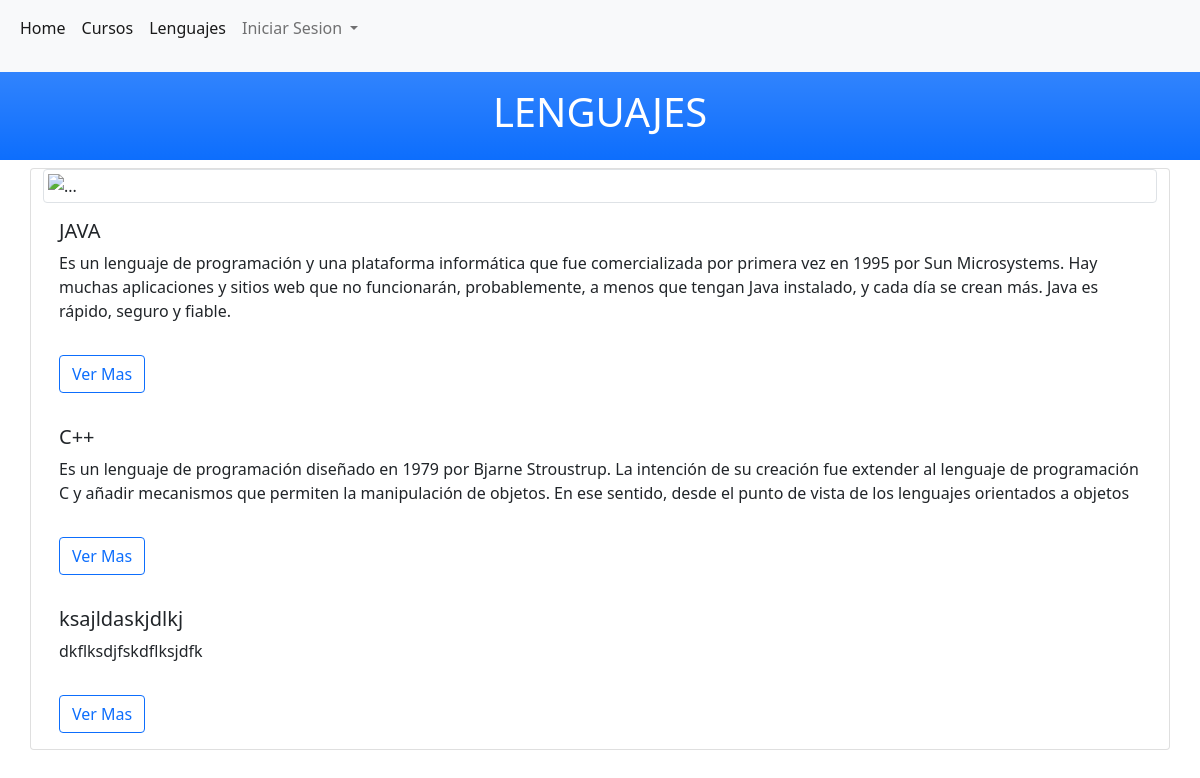
/cursosR/lenguaje/, run on the app's committed database.
### cursosR/models.py (models this page shows, shortened)
class LenguajeM(models.Model):
    Nom_Leng = models.CharField(max_length=20)
    Historia = models.TextField(max_length=300)

### cursosR/views.py (the view)
# urls.py: path('lenguaje/', lenguajePageview.as_view(), name='lenguaje'),
class lenguajePageview(ListView):
    template_name = 'lenguaje.html'
    model = LenguajeM
    context_object_name = 'Todos_Lenguajes'

### cursosR/templates/lenguaje.html
{% extends 'base.html' %}{% load static %}
{% block content %}
    <div class="p-3 mb-2 bg-primary bg-gradient text-white" > <h1> <center> LENGUAJES </center> </h1> </div>
    <div class="card mb-3 container">
        <img src="https://blog.back4app.com/wp-content/uploads/2021/04/Los-diez-mejores-lenguajes-de-backend-1140x515.png" class="img-thumbnail rounded-start" alt="...">
        {% for leng in Todos_Lenguajes %}
            <div class="card-body">
                <h5 class="card-title">{{leng.Nom_Leng}}</h5>
                <p class="card-text">{{leng.Historia}}</p>
            </div>
            <div class="card-body">
                <a class="btn btn-outline-primary btn-xs justify-content-md-end" href="{% url 'lenguaje_detalle' leng.pk %}"> Ver Mas </a>
            </div>
        {% endfor %}
    </div>
<br>
{% endblock content %}

### data on the page
LenguajeM: Nom_Leng "JAVA", Historia "Es un lenguaje de programación y una plataforma informática que fue comercializada por primera vez en 1995 por Sun Microsystems. Hay muchas aplicaciones y sitios web que no funcionarán, probablemente, a menos que tengan Java instalado, y cada día se crean más. Java es rápido, seguro y fiable."
LenguajeM: Nom_Leng "C++", Historia "Es un lenguaje de programación diseñado en 1979 por Bjarne Stroustrup. La intención de su creación fue extender al lenguaje de programación C y añadir mecanismos que permiten la manipulación de objetos. En ese sentido, desde el punto de vista de los lenguajes orientados a objetos"
LenguajeM: Nom_Leng "ksajldaskjdlkj", Historia "dkflksdjfskdflksjdfk"
